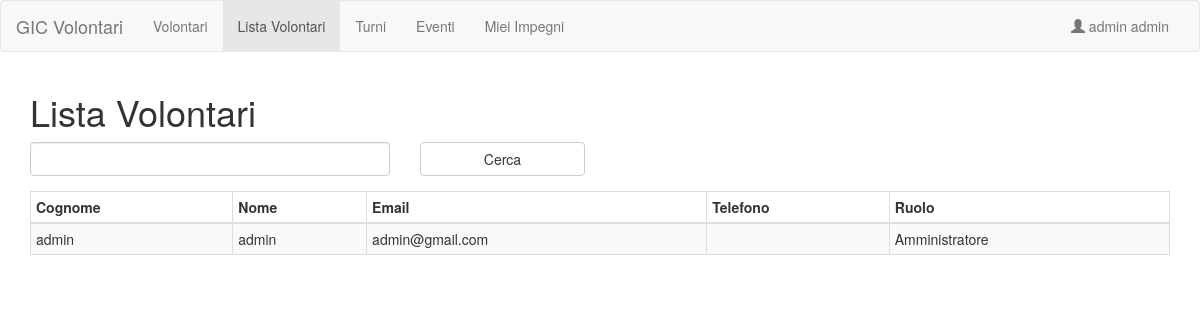
The page /volunteers_public/volunteers_public.php (signed in) on the database its author committed.
### tables this page shows
create table users (
	id INT(8) UNSIGNED AUTO_INCREMENT PRIMARY KEY,
	firstname VARCHAR(30) NOT NULL,
	lastname VARCHAR(30) NOT NULL,
	email VARCHAR(50),
	CF varchar(15),
	birthdate DATE,
	psw VARCHAR(150),
	phone VARCHAR(20),
	address VARCHAR(75),
	address2 VARCHAR(75),
	city VARCHAR(50),
	prov VARCHAR(15),
	cap VARCHAR(6),
	state VARCHAR(50),
	position INT(2),
	permessi INT(2)

);

### lib/sqlLib.php (called while the page is built, shortened)
<?php
class DbConnection {
	private $pdo;
	public function __construct() {
		$this->pdo = new PDO('mysql:host=127.0.0.1;dbname=liltvolontari;charset=utf8mb4', 'root', '');
	}
	public function query($query) {
		return $this->pdo->query($query);
	}
}
?>

### lib/permission.php (called while the page is built, shortened)
<?php
class PermissionPage {
	private $permissionLevel;
	public function __construct($p=NULL) {
		$this->permissionLevel = $p;
	}
	public function checkPermission() {
		$requiredPermission = intval($_SESSION['permessi']);;
		return $requiredPermission <= $this->permissionLevel;
	}
}

### volunteers_public/volunteers_public.php (the view, shortened to what this page needs)
<?php
require_once('../lib/generalLayout.php');
require_once('../lib/permission.php');
require_once('../lib/sqlLib.php');
$db = new DbConnection;
if (isset($_GET['omnisearch'])) $omnisearch = $_GET['omnisearch'];
else $omnisearch = '';
$usersTable='';
if ($omnisearch == '')
    $users = $db->query('SELECT * FROM users ORDER BY permessi, lastname, firstname');
foreach ($users as $row) {
    if ($row['id'] != 0)
        $usersTable.=userRow($row, $db);
}
function userRow($row, $db) {
    $firstname = $row['firstname'];
    $lastname = $row['lastname'];
    $email = $row['email'];
    $phone = $row['phone'];
    switch ($row['permessi']) {
        case PermissionPage::ADMIN:
            $permission = "Amministratore";
            break;
    }
    return <<<EOR
    <tr>
        <td>$firstname</td>
        <td>$lastname</td>
        <td>$email</td>
        <td>$phone</td>
        <td>$permission</td>
    </tr>
EOR;
}
$content = <<<HTML
<h1>Lista Volontari</h1>
<form method="GET" action="#">
    <div class="form-group row">
		<div class="select col-sm-4 col-xs-9">
            <input type="text" class="form-control" name="omnisearch" id="omnisearch" value="$omnisearch" autofocus="autofocus">
        </div>
        <div class="col-sm-2 col-xs-3">
            <input class="btn btn-default btn-block" type="submit" value="Cerca">
        </div>
    </div>
</form>
<div class="table-responsive">
	<table class="table table-striped table-bordered table-condensed">
		<thead>
			<tr>
				<th>Cognome</th>
				<th>Nome</th>
				<th>Email</th>
				<th>Telefono</th>
				<th>Ruolo</th>
			</tr>
		</thead>
		<tbody>
			$usersTable
		</tbody>
	</table>
</div>
HTML;
try {
    $generalLayout = new GeneralLayout(GeneralLayout::HOMEPATH.'volunteers_public/volunteers_public.php', PermissionPage::MORNING);
    $generalLayout->yieldElem('title', "Lista Volontari");
    $generalLayout->yieldElem('content', $content);
    echo $generalLayout->getPage();
}
catch (UnhautorizedException $e) {
    $e->echoAlert();
}

### rows shown on the page
users: firstname "admin", lastname "admin", email "admin@gmail.com", permessi "Amministratore"

### other values the page prints
$page->title "Volontari"
$page->title "Lista Volontari"
$page->title "Turni"
$page->title "Eventi"
$page->title "Miei Impegni"
$userName "admin admin"
